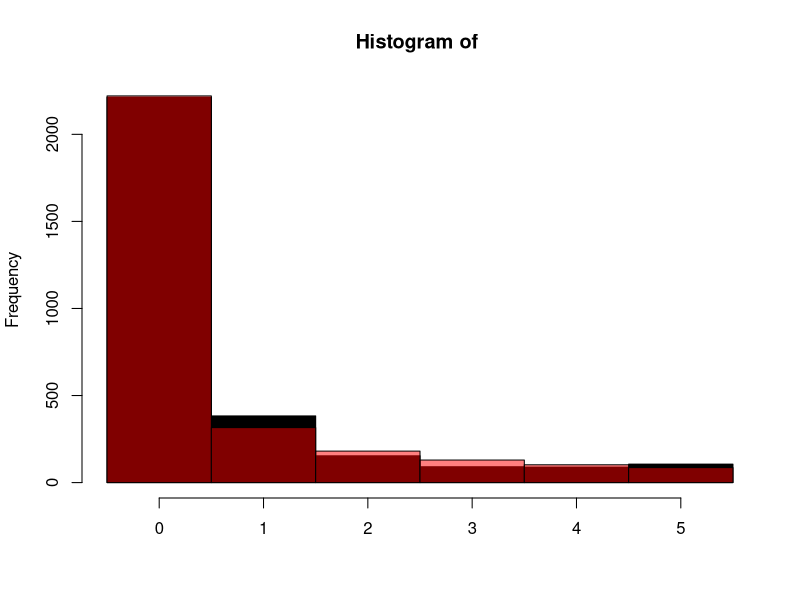

Recreate this plot in R. (Note: this script raises an error after producing the figure.)
#The beta binomial model is a discrete choice model. It answers which. Use count.csv

#num is number of segments
bb=function(data=data,num=1){
	a=list(param=model.bb(data,num),raw=data)
	class(a)='bb'
	return(a)
}
#helper functions function for the model
ll.bb=function(alp,bet,len){
	x=0:len
	ll=lchoose(len,x)+lgamma(alp+x)+lgamma(bet+len-x)+lgamma(alp+bet)-lgamma(alp+bet+len)-lgamma(alp)-lgamma(bet)
	return(ll)
}
train.bb=function(param,data=data){
	alp=exp(param[1])
	bet=exp(param[2])
	len=length(data)-1
	return(data*ll.bb(alp,bet,len))
}
model.bb=function(data,num){
	param=optim(runif(3*num),function(param,data=data){
						one=param[(1:num)*3-2]
						two=param[(1:num)*3-1]
						three=param[(1:num)*3]
						probs=exp(three)/sum(exp(three))
						return(sum(probs*sapply(1:num,function(x) sum(train.bb(c(one[x],two[x]),data)))))
					},data=data,control=list(fnscale=-1))$par
	param=data.frame(matrix(exp(param),ncol=3,byrow=TRUE))
	colnames(param)=c('alpha','beta','p')
	param$p=param$p/sum(param$p)
	return(param)
}

#functions to use
predict.bb=function(model,len=length(model$raw)-1,num=sum(model$raw)){
	param=model$param
	alps=param$alpha
	bets=param$beta
	ps=param$p
	val=apply(sapply(1:length(alps),function(x) ps[x]*exp(ll.bb(alps[x],bets[x],len))),1,sum)
	return(num*val)
}
mean.bb=function(model,len=length(model$raw)-1){
	param=model$param
	alps=param$alpha
	bets=param$beta
	len*alps/(alps+bets)
}
var.bb=function(model,len=length(model$raw)-1){
	param=model$param
	alps=param$alpha
	bets=param$beta
	ps=param$p
	len*alps*bets*(alps+bets+len)/((alps+bets)^2*(alps+bets+1))
}
residuals.bb=function(model) predict(model)-model$raw
print.bb=function(x){print(x$param)}
plot.bb=function(model){
	breaks=-0.5:length(model$raw)
	myhist=list(breaks=breaks,counts=model$raw)
	myhist2=list(breaks=breaks,counts=predict(model))
	class(myhist)='histogram'
	class(myhist2)='histogram'
	plot(myhist,col='black')
	plot(myhist2,add=TRUE,col=rgb(1,0,0,.5))
}
bb.data=read.csv('bb.csv')$n
model=bb(bb.data)
model2=bb(bb.data,2)
resid(model)
plot(model)


#The dirichlet model is a multinomial discrete choice model. It answers which
ll.dir=function(param,data=data){
	alp=exp(param)
	ll=apply(data,1,function(x){
				n=sum(x)
				a=sum(alp)
				lfactorial(n)-sum(lfactorial(x))+lgamma(a)+sum(lgamma(alp+x))-sum(lgamma(alp))-lgamma(a+n)
			})
	return(sum(ll))
}
model.dir=function(data,tries=10){
	attempts=sapply(1:tries,function(x){
				tmp=optim(runif(ncol(data),-5,5),dirLL,data=data,control=list(fnscale=-1,reltol=10^-11))
				return(c(tmp$par,tmp$value))
			})
	print(attempts)
	n=nrow(attempts)
	loc=which.max(attempts[n,])
	param=exp(attempts[-n,loc])
	return(param)
}
#expected number of purchases next period
dirExp=function(param,data=data){
	nrow=nrow(data)
	ncol=ncol(data)
	alp=matrix(param,nrow=nrow,ncol=ncol,byrow=TRUE)
	n=matrix(apply(data,1,sum),nrow=nrow,ncol=ncol,byrow=FALSE)
	exp=(alp+data)/(n+sum(param))
	return(exp)
}
#expected number of purchases this period
dirFreq=function(param,data=data){
	return(apply(dirPredI(param,data)/(dirPenI(param,data))/100,2,sum))
}
dirPredI=function(param,data=data){
	nrow=nrow(data)
	ncol=ncol(data)
	alp=matrix(param,nrow=nrow,ncol=ncol,byrow=TRUE)
	n=matrix(apply(data,1,sum),nrow=nrow,ncol=ncol,byrow=FALSE)
	pred=n*alp/sum(param)
	return(pred)
}
#penetration level
dirPen=function(param,data=data){
	return(apply(dirPenI(param,data),2,mean))
}
dirPenI=function(param,data=data){
	return(1-dirNo(param,data))
}
#probability of no purchases
dirNo=function(param,data=data){
	s=sum(param)
	nrow=nrow(data)
	ncol=ncol(data)
	alp=matrix(param,nrow=nrow,ncol=ncol,byrow=TRUE)
	n=matrix(apply(data,1,sum),nrow=nrow,ncol=ncol,byrow=FALSE)
	p0=lgamma(s)+lgamma(s-alp+n)-lgamma(s+n)-lgamma(s-alp)
	return(exp(p0))
}
#probability of 100% loyal customer
dirLoyal=function(param,data=data){
	return(apply(dirLoyalI(param,data),2,sum)/apply(dirPenI(param,data),2,sum))
}
dirLoyalI=function(param,data=data){
	s=sum(param)
	nrow=nrow(data)
	ncol=ncol(data)
	alp=matrix(param,nrow=nrow,ncol=ncol,byrow=TRUE)
	n=matrix(apply(data,1,sum),nrow=nrow,ncol=ncol,byrow=FALSE)
	loyal=lgamma(alp+n)+lgamma(s)-lgamma(alp)-lgamma(s+n)
	return(exp(loyal))
}
#probability of once only customer
dirOnce=function(param,data=data){
	return(apply(dirOnceI(param,data),2,sum)/apply(dirPenI(param,data),2,sum))
}
dirOnceI=function(param,data=data){
	s=sum(param)
	nrow=nrow(data)
	ncol=ncol(data)
	alp=matrix(param,nrow=nrow,ncol=ncol,byrow=TRUE)
	n=matrix(apply(data,1,sum),nrow=nrow,ncol=ncol,byrow=FALSE)
	once=log(n)+log(alp)+lgamma(s)+lgamma(s-alp+n-1)-lgamma(s-alp)-lgamma(s+n)
	return(exp(once))
}
#Market share of each segment
dirMkt=function(param,data=data){
	return(param/sum(param))
}
#share of category requirements
dirScr=function(param,data=data){
	nrow=nrow(data)
	ncol=ncol(data)
	mkt=matrix(dirMkt(param,data),nrow=nrow,ncol=ncol,byrow=TRUE)
	pen=dirPenI(param,data)
	n=matrix(apply(data,1,sum),nrow=nrow,ncol=ncol,byrow=FALSE)
	return(apply(mkt*n,2,sum)/apply(pen*n,2,sum))
}
var.dir=function(param,n=1){
	alp1=matrix(param,nrow=nrow,ncol=ncol,byrow=TRUE)
	alp2=matrix(param,nrow=nrow,ncol=ncol,byrow=FALSE)
	s=sum(param)
	return(alp1*alp2*(s+n)/(s^2*(s+1)))
}
#mod=dirModel(data)
mod=c(0.195,0.054,0.060,0.116,0.362,0.139,0.151,0.175)

dirPen(mod,data)
dirFreq(mod,data)
dirOnce(mod,data)
dirLoyal(mod,data)
dirMkt(mod,data)
dirScr(mod,data)